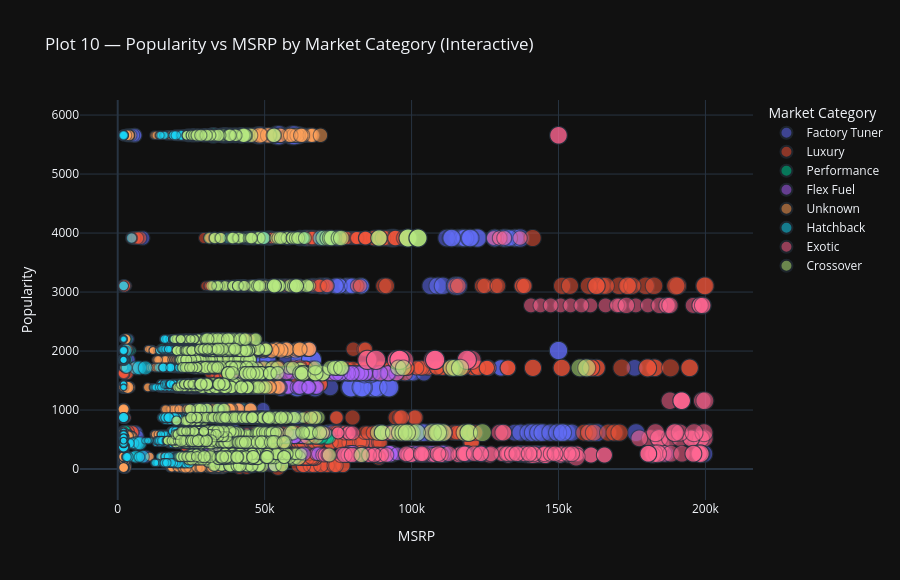

Notebook code cell kept with this figure:
### Markdown cell above
### Plot 10 — Popularity vs MSRP by Market Category · Plotly Interactive Scatter

### Code cell
# Simplify market category to first tag
df_plot = df_clean.copy()
df_plot['Primary_Category'] = df_plot['Market Category'].fillna('Unknown').str.split(',').str[0].str.strip()
top_cats = df_plot['Primary_Category'].value_counts().head(8).index
df_plot = df_plot[df_plot['Primary_Category'].isin(top_cats) & (df_plot['MSRP'] < 200_000)]

fig = px.scatter(
    df_plot,
    x='MSRP', y='Popularity',
    color='Primary_Category',
    size='Engine HP',
    hover_data=['Make', 'Model', 'Year', 'Engine HP'],
    opacity=0.55,
    title='Plot 10 — Popularity vs MSRP by Market Category (Interactive)',
    labels={'Primary_Category': 'Market Category'},
    template='plotly_dark'
)
fig.update_layout(height=580)
fig.show()

### Figure 1 — Plotly figure (JSON) as saved in the notebook; plotly's stock layout.template omitted (floating-point values rounded to 4 significant figures; data arrays with more than 128 entries replaced by an {"elided": "..."} marker saying what was removed)
{"data": [{"customdata": {"elided": "430x4 mixed values"}, "hovertemplate": "Market Category=Factory Tuner<br>MSRP=%{x}<br>Popularity=%{y}<br>Engine HP=%{customdata[3]}<br>Make=%{customdata[0]}<br>Model=%{customdata[1]}<br>Year=%{customdata[2]}<extra></extra>", "legendgroup": "Factory Tuner", "marker": {"color": "#636efa", "opacity": 0.55, "size": {"elided": "430 float values"}, "sizemode": "area", "sizeref": 1.768, "symbol": "circle"}, "mode": "markers", "name": "Factory Tuner", "showlegend": true, "type": "scattergl", "x": {"elided": "430 int values"}, "xaxis": "x", "y": {"elided": "430 int values"}, "yaxis": "y"}, {"customdata": {"elided": "1926x4 mixed values"}, "hovertemplate": "Market Category=Luxury<br>MSRP=%{x}<br>Popularity=%{y}<br>Engine HP=%{customdata[3]}<br>Make=%{customdata[0]}<br>Model=%{customdata[1]}<br>Year=%{customdata[2]}<extra></extra>", "legendgroup": "Luxury", "marker": {"color": "#EF553B", "opacity": 0.55, "size": {"elided": "1926 float values"}, "sizemode": "area", "sizeref": 1.768, "symbol": "circle"}, "mode": "markers", "name": "Luxury", "showlegend": true, "type": "scattergl", "x": {"elided": "1926 int values"}, "xaxis": "x", "y": {"elided": "1926 int values"}, "yaxis": "y"}, {"customdata": {"elided": "585x4 mixed values"}, "hovertemplate": "Market Category=Performance<br>MSRP=%{x}<br>Popularity=%{y}<br>Engine HP=%{customdata[3]}<br>Make=%{customdata[0]}<br>Model=%{customdata[1]}<br>Year=%{customdata[2]}<extra></extra>", "legendgroup": "Performance", "marker": {"color": "#00cc96", "opacity": 0.55, "size": {"elided": "585 float values"}, "sizemode": "area", "sizeref": 1.768, "symbol": "circle"}, "mode": "markers", "name": "Performance", "showlegend": true, "type": "scattergl", "x": {"elided": "585 int values"}, "xaxis": "x", "y": {"elided": "585 int values"}, "yaxis": "y"}, {"customdata": {"elided": "1074x4 mixed values"}, "hovertemplate": "Market Category=Flex Fuel<br>MSRP=%{x}<br>Popularity=%{y}<br>Engine HP=%{customdata[3]}<br>Make=%{customdata[0]}<br>Model=%{customdata[1]}<br>Year=%{customdata[2]}<extra></extra>", "legendgroup": "Flex Fuel", "marker": {"color": "#ab63fa", "opacity": 0.55, "size": {"elided": "1074 float values"}, "sizemode": "area", "sizeref": 1.768, "symbol": "circle"}, "mode": "markers", "name": "Flex Fuel", "showlegend": true, "type": "scattergl", "x": {"elided": "1074 int values"}, "xaxis": "x", "y": {"elided": "1074 int values"}, "yaxis": "y"}, {"customdata": {"elided": "3731x4 mixed values"}, "hovertemplate": "Market Category=Unknown<br>MSRP=%{x}<br>Popularity=%{y}<br>Engine HP=%{customdata[3]}<br>Make=%{customdata[0]}<br>Model=%{customdata[1]}<br>Year=%{customdata[2]}<extra></extra>", "legendgroup": "Unknown", "marker": {"color": "#FFA15A", "opacity": 0.55, "size": {"elided": "3731 float values"}, "sizemode": "area", "sizeref": 1.768, "symbol": "circle"}, "mode": "markers", "name": "Unknown", "showlegend": true, "type": "scattergl", "x": {"elided": "3731 int values"}, "xaxis": "x", "y": {"elided": "3731 int values"}, "yaxis": "y"}, {"customdata": {"elided": "1090x4 mixed values"}, "hovertemplate": "Market Category=Hatchback<br>MSRP=%{x}<br>Popularity=%{y}<br>Engine HP=%{customdata[3]}<br>Make=%{customdata[0]}<br>Model=%{customdata[1]}<br>Year=%{customdata[2]}<extra></extra>", "legendgroup": "Hatchback", "marker": {"color": "#19d3f3", "opacity": 0.55, "size": {"elided": "1090 float values"}, "sizemode": "area", "sizeref": 1.768, "symbol": "circle"}, "mode": "markers", "name": "Hatchback", "showlegend": true, "type": "scattergl", "x": {"elided": "1090 int values"}, "xaxis": "x", "y": {"elided": "1090 int values"}, "yaxis": "y"}, {"customdata": {"elided": "218x4 mixed values"}, "hovertemplate": "Market Category=Exotic<br>MSRP=%{x}<br>Popularity=%{y}<br>Engine HP=%{customdata[3]}<br>Make=%{customdata[0]}<br>Model=%{customdata[1]}<br>Year=%{customdata[2]}<extra></extra>", "legendgroup": "Exotic", "marker": {"color": "#FF6692", "opacity": 0.55, "size": {"elided": "218 float values"}, "sizemode": "area", "sizeref": 1.768, "symbol": "circle"}, "mode": "markers", "name": "Exotic", "showlegend": true, "type": "scattergl", "x": {"elided": "218 int values"}, "xaxis": "x", "y": {"elided": "218 int values"}, "yaxis": "y"}, {"customdata": {"elided": "2026x4 mixed values"}, "hovertemplate": "Market Category=Crossover<br>MSRP=%{x}<br>Popularity=%{y}<br>Engine HP=%{customdata[3]}<br>Make=%{customdata[0]}<br>Model=%{customdata[1]}<br>Year=%{customdata[2]}<extra></extra>", "legendgroup": "Crossover", "marker": {"color": "#B6E880", "opacity": 0.55, "size": {"elided": "2026 float values"}, "sizemode": "area", "sizeref": 1.768, "symbol": "circle"}, "mode": "markers", "name": "Crossover", "showlegend": true, "type": "scattergl", "x": {"elided": "2026 int values"}, "xaxis": "x", "y": {"elided": "2026 int values"}, "yaxis": "y"}], "layout": {"height": 580, "legend": {"itemsizing": "constant", "title": {"text": "Market Category"}, "tracegroupgap": 0}, "title": {"text": "Plot 10 — Popularity vs MSRP by Market Category (Interactive)"}, "xaxis": {"anchor": "y", "domain": [0, 1], "title": {"text": "MSRP"}}, "yaxis": {"anchor": "x", "domain": [0, 1], "title": {"text": "Popularity"}}}}
